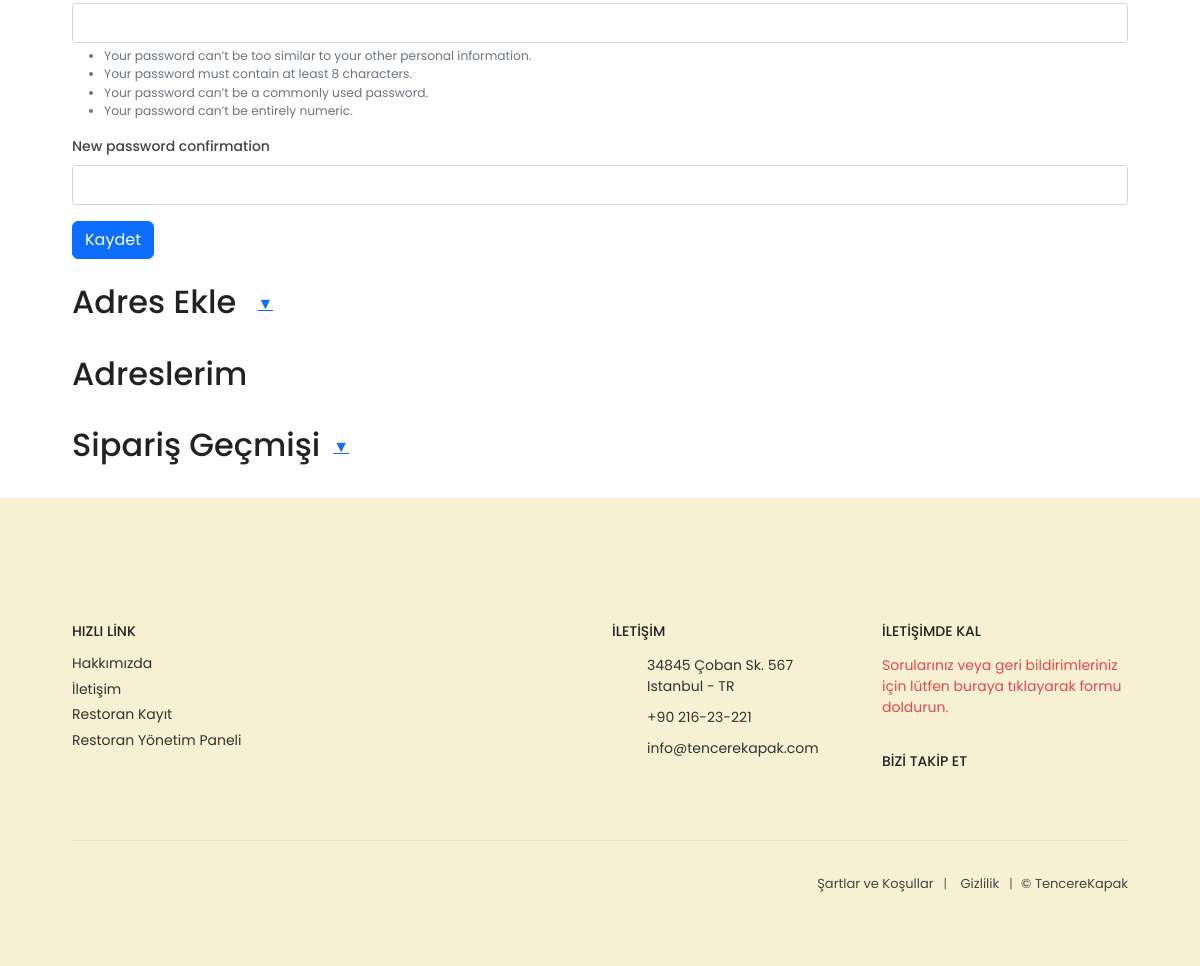
The app's page /profile (signed in, lower part), older data.
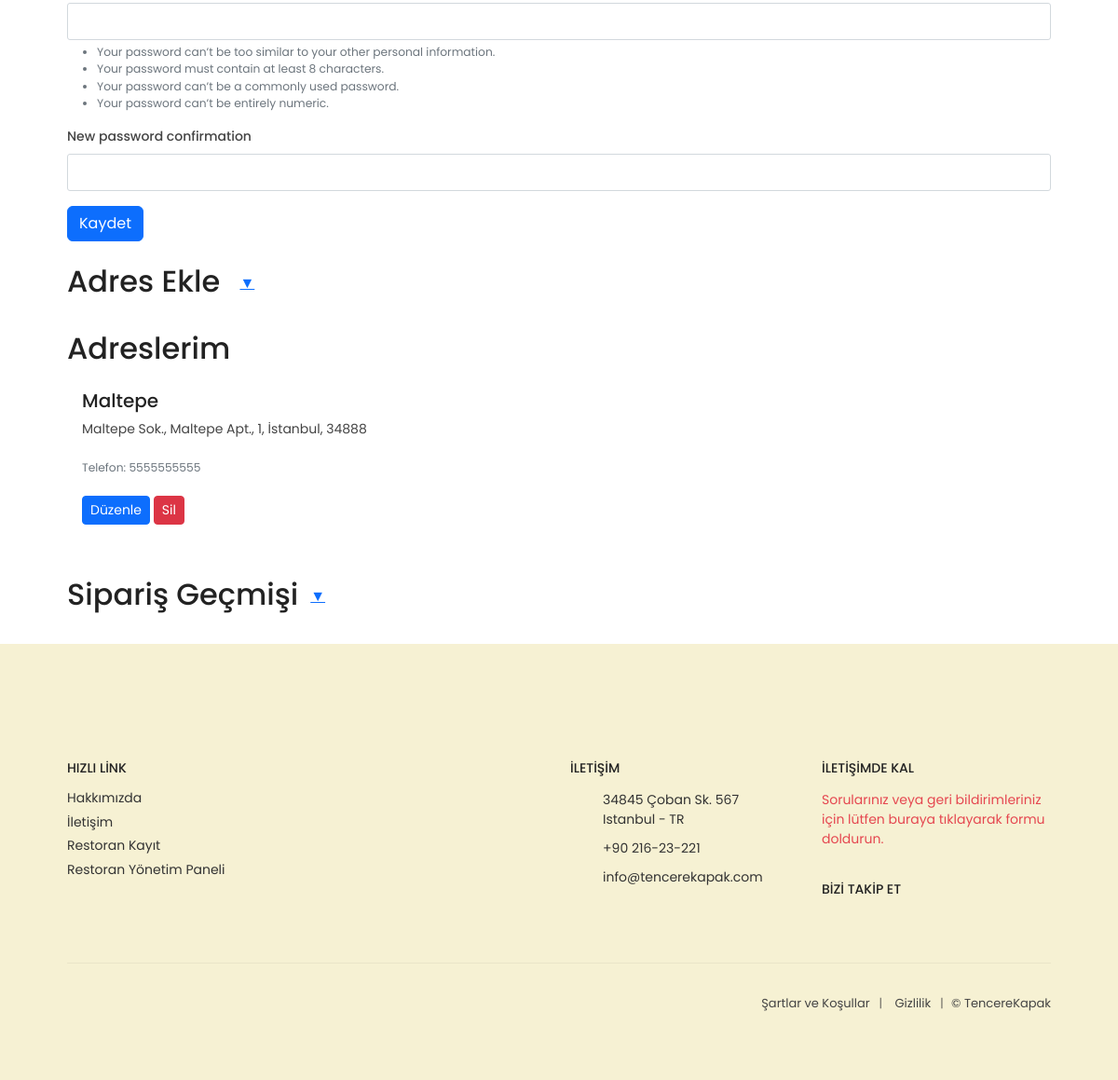
The same page, newer data.
### fooddelivery/models.py (models this page shows, shortened)
class Adress(models.Model):
    CITY_CHOICES = [
        ('İstanbul', 'İstanbul'),
    ]
    customer = models.ForeignKey(Customer, on_delete=models.CASCADE, related_name='customer_addresses')
    name = models.CharField(max_length=100, null=False, blank=False)
    phone = models.CharField(max_length=10, null=True, blank=False, validators=[phone_number_validator])
    street = models.TextField(null=False, blank=False)
    apartment = models.TextField(null=False, blank=False)
    door_number = models.TextField(null=False, blank=False)
    city = models.CharField(max_length=100, choices=CITY_CHOICES, default=None, null=False, blank=False)
    province = models.ForeignKey(Province, on_delete=models.CASCADE, related_name='province_addresses')
    postal_code = models.CharField(max_length=10, null=False, blank=False)
    created_at = models.DateTimeField(auto_now_add=True)
    updated_at = models.DateTimeField(auto_now=True)
    class Meta:
        db_table = 'adress'
        verbose_name = 'Adress'
        verbose_name_plural = 'Adresses'

### fooddelivery/views.py (the view, shortened to what this page needs)
# urls.py: path('profile', views.profile, name='profile'),
@login_required(login_url='/login')
def profile(request):
    customer = request.user
    customer_email = customer.email
    user_form = ChangeUserForm(request.POST or None, instance=request.user)
    user_password_form = ChangePasswordForm(request.user, request.POST or None)
    customer_adress = Adress.objects.filter(customer=request.user)
    address_count = customer.customer_addresses.count()
    can_add_more_addresses = address_count < 5
    address_form = CustomerAddressForm(request.POST or None) if can_add_more_addresses else None
    if 'profile_form' in request.POST:
        if user_form.is_valid():
            user_form.save()
            messages.success(request, 'Profil bilgileriniz güncellenmiştir.')
            return redirect('profile')
    order_history = Order.objects.filter(customer=customer).prefetch_related('orderitems__menu').order_by('-created_at')
    context = {
        'customer_email': customer_email,
        'customer_adress': customer_adress,
        'order_history': order_history,
        'form': address_form,
        'can_add_more_addresses': can_add_more_addresses,
        'address_count': address_count,
        'user_form': user_form,
        'user_password_form': user_password_form,
    }
    return render(request, 'profile.html', context)

### fooddelivery/forms.py
class CustomerAddressForm(forms.ModelForm):
    class Meta:
        model = Adress
        fields = ['name', 'phone', 'street', 'apartment', 'door_number', 'city', 'province', 'postal_code']
    name = forms.CharField(label="Adres İsmi", min_length=2, max_length=50)
    phone = forms.CharField(label="Telefon", max_length=10, validators=[phone_number_validator])
    street = forms.CharField(label="Sokak", min_length=5, max_length=60)
    apartment = forms.CharField(label="Apartman ve Apt. No", max_length=20)
    door_number = forms.CharField(label="İç Kapı No", max_length=3)
    province = forms.ModelChoiceField(label="İlçe", queryset=Province.objects.all())
    city = forms.ChoiceField(label="Şehir", choices=Adress.CITY_CHOICES)
    postal_code = forms.CharField(label='Posta Kodu', min_length=5, max_length=5)

class ChangeUserForm(forms.ModelForm):
    class Meta:
        model = Customer
        fields = ['name', 'email', 'phone']
    name = forms.CharField(label="Ad Soyad", min_length=3, max_length=50)
    email = forms.EmailField(label="Email", max_length=100, disabled=True)
    phone = forms.CharField(label="Telefon" ,max_length=10, validators=[phone_number_validator])
    widgets = {
        'name': forms.TextInput(attrs={'class': 'form-control'}),
        'email': forms.EmailInput(attrs={'class': 'form-control'}),
        'phone': forms.TextInput(attrs={'class': 'form-control'}),
    }

### restaurants/models.py (called while the page is built)
    def __str__(self):
        return f'{self.province}'

    def __str__(self):
        return f'{self.name}'

### fooddelivery/templates/profile.html (shortened to what this page needs)
{% extends "base.html" %}
{% load static %}
{% load crispy_forms_tags %}
{% block extra_css %}
    <link href="{% static 'css/detail-page.css' %}" rel="stylesheet">
{% endblock %}
{% block content %}
<div class="container py-4">
    <div class="row mb-4">
        <div class="col">
            <section id="section-1">
                <form method="post">
                    {{ user_password_form|crispy }}
                    <button type="submit"name="password_form" class="btn btn-primary">Kaydet</button>
                </form>
            </section>
        </div>
    </div>
    {% if can_add_more_addresses %}
        <div class="row">
            <div class="col-lg-6">
                <section id="section-2">
                    <h2>Adres Ekle <button id="toggleAddressForm" class="btn btn-link" title="Adres eklemek için tıklayın">▼</button></h2>
                </section>
            </div>
        </div>
    {% else %}
        <div class="alert alert-warning" role="alert">
            Yalnızca 5 adres ekleyebilirsiniz.
        </div>
    {% endif %}
    <div class="row mt-4">
        <div class="col">
            <section id="section-3">
                <h2>Adreslerim</h2>
                {% for address in customer_adress %}
                    <div class="card mb-3">
                        <div class="card-body">
                            <h5 class="card-title">{{ address.name }}</h5>
                            <p class="card-text">
                                {{ address.street }},
                                {{ address.apartment }},
                                {{ address.door_number }},
                                {{ address.city }},
                                {{ address.postal_code }}
                            </p>
                            <p class="card-text"><small class="text-muted">Telefon: {{ address.phone }}</small></p>
                            <a href="{% url 'edit_address' address.id %}" class="btn btn-primary btn-sm">Düzenle</a>
                            <button class="btn btn-danger btn-sm" data-id="{{ address.id }}" onclick="deleteAddress('{{ address.id }}')">Sil</button>
                        </div>
                    </div>
                {% endfor %}
            </section>
        </div>
    </div>
    <div class="row mt-4">
        <div class="col">
            <section id="section-4">
                <h2>Sipariş Geçmişi<button id="toggleOrderHistory" class="btn btn-link" title="Geçmiş siparişleriniz için tıklayın">▼</button></h2>
            </section>
        </div>
    </div>
</div>
{% endblock %}

### fooddelivery/templates/base.html (shortened to what this page needs)
{% load static %}
<!DOCTYPE html>
<html lang="tr">
<head>
    <link href="{% static 'css/bootstrap.min.css' %}" rel="stylesheet">
    <link href="{% static 'css/style.css' %}" rel="stylesheet">
    <link href="{% static 'css/custom.css' %}" rel="stylesheet">
    <link href="https://cdnjs.cloudflare.com/ajax/libs/toastr.js/latest/toastr.min.css" rel="stylesheet" />
    {% block extra_css %} {% endblock %}
</head>
<body>
    {% block content %} {% endblock %}
{% include 'footer.html' %}
</body>
</html>

### fooddelivery/templates/header.html (shortened to what this page needs)
{% load static %}

### fooddelivery/templates/footer.html (shortened to what this page needs)
{% load static %}
<footer>
    <div class="wave footer"></div>
    <div class="container margin_60_40 fix_mobile">
        <div class="row">
            <div class="col-lg-3 col-md-6">
                <h3 data-bs-target="#collapse_1">Hızlı Link</h3>
                <div class="collapse dont-collapse-sm links" id="collapse_1">
                    <ul>
                        <li><a href="/about">Hakkımızda</a></li>
                        <li><a href="/contact">İletişim</a></li>
                        <li><a href="/partner">Restoran Kayıt</a></li>
                        <li><a href="/stafflogin">Restoran Yönetim Paneli</a></li>
                    </ul>
                </div>
            </div>
            <div class="col-lg-3 col-md-6">
            </div>
            <div class="col-lg-3 col-md-6">
                    <h3 data-bs-target="#collapse_3">İLETİŞİM</h3>
                <div class="collapse dont-collapse-sm contacts" id="collapse_3">
                    <ul>
                        <li><i class="icon_house_alt"></i>34845 Çoban Sk. 567<br>Istanbul - TR</li>
                        <li><i class="icon_mobile"></i>+90 216-23-221</li>
                        <li><i class="icon_mail_alt"></i><a href="mailto:info@gizemylmz.com.tr">info@tencerekapak.com</a></li>
                    </ul>
                </div>
            </div>
            <div class="col-lg-3 col-md-6">
                    <h3 data-bs-target="#collapse_4">İLETİŞİMDE KAL</h3>
                <div class="collapse dont-collapse-sm" id="collapse_4">
                    <div id="newsletter">
                        <form method="post" action="assets/newsletter.php" name="newsletter_form" id="newsletter_form">
                            <div class="form-group">
                                <a href="/mail-quest">Sorularınız veya geri bildirimleriniz için lütfen buraya tıklayarak formu doldurun.</a>
                            </div>
                        </form>
                    </div>
                    <div class="follow_us">
                        <h5>BİZİ TAKİP ET</h5>
                        <ul>
                            <li><a href="#0"><img data-src="{% static 'img/twitter_icon.svg' %}" alt="" class="lazy"></a></li>
                            <li><a href="#0"><img data-src="{% static 'img/facebook_icon.svg' %}" alt="" class="lazy"></a></li>
                            <li><a href="#0"><img data-src="{% static 'img/instagram_icon.svg' %}" alt="" class="lazy"></a></li>
                            <li><a href="https://www.youtube.com/watch?v=hK73i75SnQw"><img data-src="{% static 'img/youtube_icon.svg' %}" alt="" class="lazy"></a></li>
                        </ul>
                    </div>
                </div>
            </div>
        </div>
        <hr>
        <div class="row add_bottom_25">
            <div class="col-lg-6">
                <ul class="footer-selector clearfix">
                    <li><img data-src="{% static 'img/cards_all.svg' %}" alt="" width="230" height="35" class="lazy"></li>
                </ul>
            </div>
            <div class="col-lg-6">
                <ul class="additional_links">
                    <li><a href="/termsconditions">Şartlar ve Koşullar</a></li>
                    <li><a href="/privacy">Gizlilik</a></li>
                    <li><span>© TencereKapak</span></li>
                </ul>
            </div>
        </div>
    </div>
</footer>

Row changes from the older to the newer data that the page shows:
added Adress: name "Maltepe", street "Maltepe Sok.", apartment "Maltepe Apt.", door_number "1", city "İstanbul", postal_code "34888", phone "5555555555"
